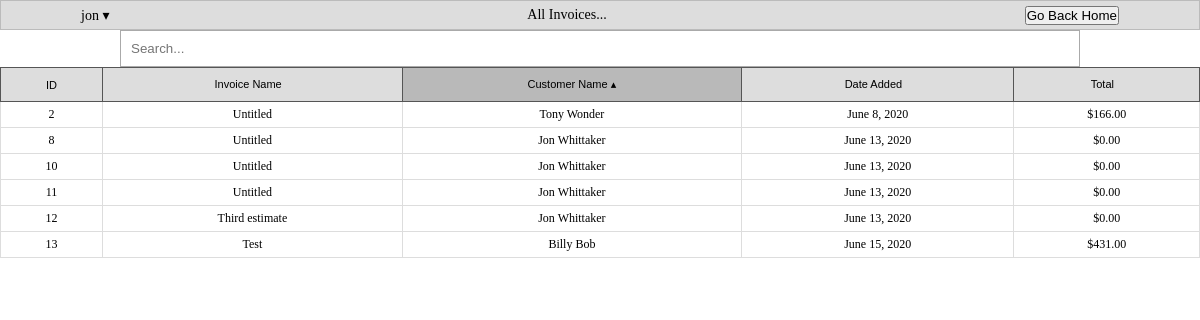
Page /invoices/all (signed in) on the committed database.
### main/models.py (models this page shows, shortened)
class Invoice(models.Model):
	name = models.CharField(max_length=250, default='Untitled')
	customer = models.ForeignKey(Customer, on_delete=models.CASCADE, null=True, blank=True)
	job = models.ForeignKey('Job', on_delete=models.CASCADE, null=True, blank=True)
	creation_date = models.DateField(auto_now_add=True, null=True, blank=True)
	due_date = models.DateField(default=(datetime.date.today() + datetime.timedelta(days=30)), null=True, blank=True)
	total = models.DecimalField(max_digits=8, decimal_places=2, null=True, blank=True)
	last_modified = models.DateField(auto_now=True)
	contact_name = models.CharField(max_length=50, null=True, blank=True)
	contact_email = models.EmailField(max_length=250, null=True, blank=True)
	contact_phone = models.CharField(max_length=50, null=True, blank=True)
	user = models.ForeignKey(User, on_delete=models.CASCADE, null=True, blank=True)
	status = models.CharField(max_length=50, null=True, blank=True)

class Customer(models.Model):
	name = models.CharField(max_length=250, null=True, blank=True)
	address = models.CharField(max_length=250, null=True, blank=True)
	email = models.EmailField(max_length=250, null=True, blank=True)
	phone_number = models.CharField(max_length=50, null=True, blank=True)
	add_date = models.DateField('Date added', auto_now_add=True, null=True, blank=True)
	referral = models.CharField(max_length=50, null=True, blank=True)
	last_modified = models.DateField(auto_now=True)
	user = models.ForeignKey(User, on_delete=models.CASCADE, null=True, blank=True)

### main/views/invoices.py (the view)
# urls.py: path('invoices/all', invoices.showAll, name="allInvoices"),
def showAll(request):
	invoices = [i for i in Invoice.objects.filter(user=request.user)]
	context = {"invoices": invoices}
	return render(request, 'main/allInvoices.html', context)

### main/templates/main/allInvoices.html (shortened to what this page needs)
<!DOCTYPE html>
<head>
  {% load static %}
  <link rel="stylesheet" type="text/css" href="{% static '/main/allCustomers/style.css' %}" />
  {% load static %}
</head>
<body>
  <div class="container">
    <header class="header">
      <p>{{ user }} <span>&dtrif;</span></p>
      <p>All Invoices...</p>
      <button class="btn" onclick="window.location.href='/'">Go Back Home</button>
    </header>
    <main class="content">
      <div class="search_bar">
        <input id="search" type="search" placeholder="Search...">
      </div>
      <table>
        <thead>
          <tr>
            <th>ID</th>
            <th>Invoice Name <span> &utrif;</span></th>
            <th class="selected ascending">Customer Name <span> &utrif;</span></th>
            <th>Date Added <span> &utrif;</span></th>
            <th>Total <span> &utrif;</span></th>
          </tr>
        </thead>
        <tbody>
          {% for invoice in invoices %}
          <tr>
            <td>{{ invoice.id }}</td>
            <td>{{ invoice.name }}</td>
            <td>{{ invoice.customer.name }}</td>
            <td>{{ invoice.creation_date }}</td>
            <td>${{ invoice.total }}</td>
          </tr>
          {% endfor %}
        </tbody>
      </table>
    </main>
  </div>
</body>
</html>

### main/static/main/allCustomers/style.css (style rules this page uses)
*, *::before, *::after { box-sizing: border-box; margin: 0; padding: 0; }
body { background-color: #ddd; }
body button { cursor: pointer; }
.container { position: relative; display: flex; flex-direction: column; height: 100vh; width: 100%; max-width: 1400px; margin: 0 auto; background: #fff; }
.header { display: flex; position: relative; justify-content: space-between; align-items: center; background-color: #dddddd; padding: 1rem 3rem; border: 1px solid #bbb; height: 3rem; }
@media only screen and (min-width: 1000px) { .header { grid-column: 1 / -1; padding: 1rem 8rem; } }
.header p { font-size: 14px; cursor: pointer; }
.header p:nth-child(2) { margin: 0 auto; }
.content { flex: 1; width: 100%; border-bottom: solid 1px black; overflow: auto; }
.content .search_bar input { width: 80%; margin-left: 10%; border: 1px solid #aaa; padding: 1rem; }
.content table { width: 100%; border-spacing: 0; border-collapse: collapse; }
.content thead { height: 1rem; background-color: #dddddd; }
.content th { border: 1px solid #555; padding: 1rem; font-family: "Merriweather Sans", sans-serif; font-weight: 300; font-size: 11px; user-select: none; }
.content th.selected { background-color: #b9b9b9; }
.content th span { display: inline-block; }
.content th.ascending span { transform: rotate(0); }
.content tbody { overflow: auto; }
.content td { text-align: center; border: 1px solid #ddd; font-size: 12px; padding: .5rem 1rem; }

### rows in the picture
Invoice: id "2", name "Untitled", customer.name "Tony Wonder", creation_date "June 8, 2020", total "166.00"
Invoice: id "8", name "Untitled", customer.name "Jon Whittaker", creation_date "June 13, 2020", total "0.00"
Invoice: id "10", name "Untitled", customer.name "Jon Whittaker", creation_date "June 13, 2020", total "0.00"
Invoice: id "11", name "Untitled", customer.name "Jon Whittaker", creation_date "June 13, 2020", total "0.00"
Invoice: id "12", name "Third estimate", customer.name "Jon Whittaker", creation_date "June 13, 2020", total "0.00"
Invoice: id "13", name "Test", customer.name "Billy Bob", creation_date "June 15, 2020", total "431.00"

### other values in the picture
{{ user }} "jon"
